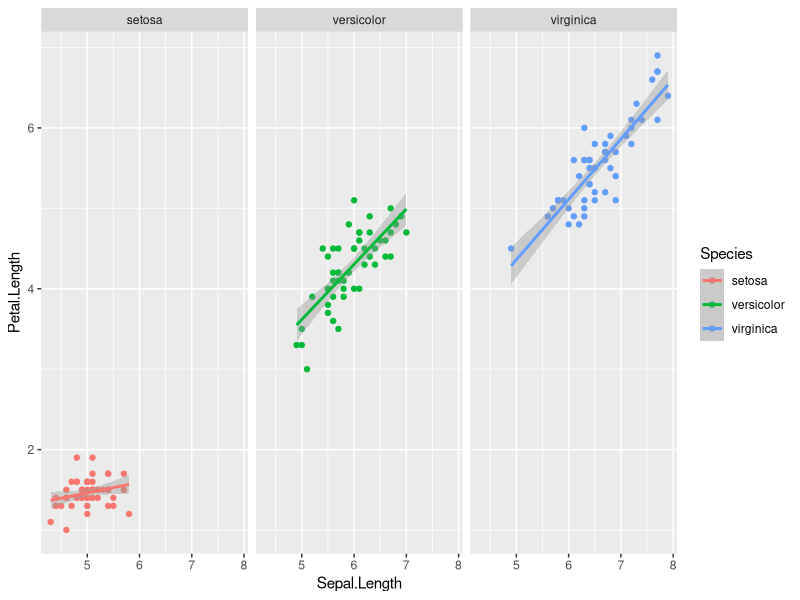
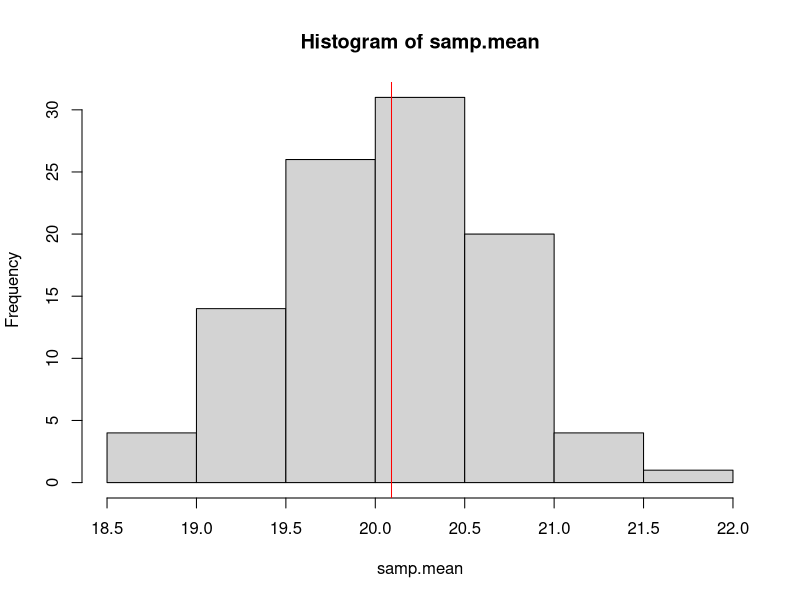

Here is the R script that generated these plots, in order:
##apply functions and loops

#create an example function
mult.2=function(x) x*2
mult.2(1242)

#use sapply() to apply this function to a set of numbers

#take integers from 1 to 5, and multiply each by 2
sapply(1:5, mult.2)

#... or you can just define the function within the sapply() function.
sapply(1:5, function(x) x*2)

#difference between sapply() and lapply() is just the output format
#lapply always gives you a list
lapply(1:5, function(x) x*2)

### use sapply() to apply a function that generates more than just a vector

v=c(1,2,3)
sapply(1:5, function(x) x*v)

lapply(1:5, function(x) x*v)

### use sapply() and lapply() to run linear models on multiple datasets

iris

iris.split=split(iris, iris$Species)
iris.split
class(iris.split)

spp.mods=lapply(iris.split, function(x) lm(Petal.Length~Sepal.Length, data=x))
spp.mods

summary(spp.mods[[1]]) #results for lm on setosa
summary(spp.mods[[2]]) #results for versicolor
summary(spp.mods[[3]]) #results for virginica

spp.mods.summary=lapply(spp.mods, function(x) summary(x))

#let's get the slope of relationship for each of the models
str(spp.mods.summary[[1]]) #look at the structure of the summary output
spp.mods.summary[[1]]$coefficients
spp.mods.summary[[1]]$coefficients[2,1] #THIS is the number I want to extract from each model summary

slopes=sapply(spp.mods.summary, function(x) x$coefficients[2,1])
slopes

#visualize the relationships between petal length and sepal length for each species
library(ggplot2)
ggplot(iris, aes(x=Sepal.Length, y=Petal.Length, color=Species)) +
  geom_point() +
  geom_smooth(method="lm") +
  facet_wrap(~Species)

### for-loops()
for(i in 1:5) print(i*2)

v=vector(length=5)
v
for(i in 1:5) v[i]=(i+1)*2
v

a=c(8, 4, 3, 1)

for(i in 1:5) v[i]=a[i]*2
v

times=8
m=matrix(nrow=times, ncol=10)
for(i in 1:times) m[i,]=(1:10)*i
m

## while-loop
j=1
while(j<20) {
  if(j==10) print("10!") else print(j)
  j=j+1
}

### samples

sample(1:10, 1) #gives you one number between 1 and 10
sample(1:10, 10) #gives you 10 numbers between 1 and 10 in randomized order
sample(1:10, 10, replace=TRUE) #BOOTSTRAPPING -- sampling with replacement. Basically like picking number out of a hat, then replacing it back into the hat.

sample(1:10, 7, replace=FALSE) #jackknifing: randomly subsampling your data

obs.mean=mean(mtcars$mpg)

samp.mean=vector(length=100) #create an empty vector of 100 numbers
for(i in 1:100){
  samp=sample(1:length(mtcars$mpg), 25) #randomly pick 25 numbers between 1 and 32 (number of cars)
  samp.mean[i]=mean(mtcars$mpg[samp]) #I'm going to pick the cars assigned by "samp" and take the mean of mpg
}

samp.mean
obs.mean

hist(samp.mean) #make a histogram of my subsample means
abline(v=obs.mean, col='red') #draw a red line where my observed mean was
